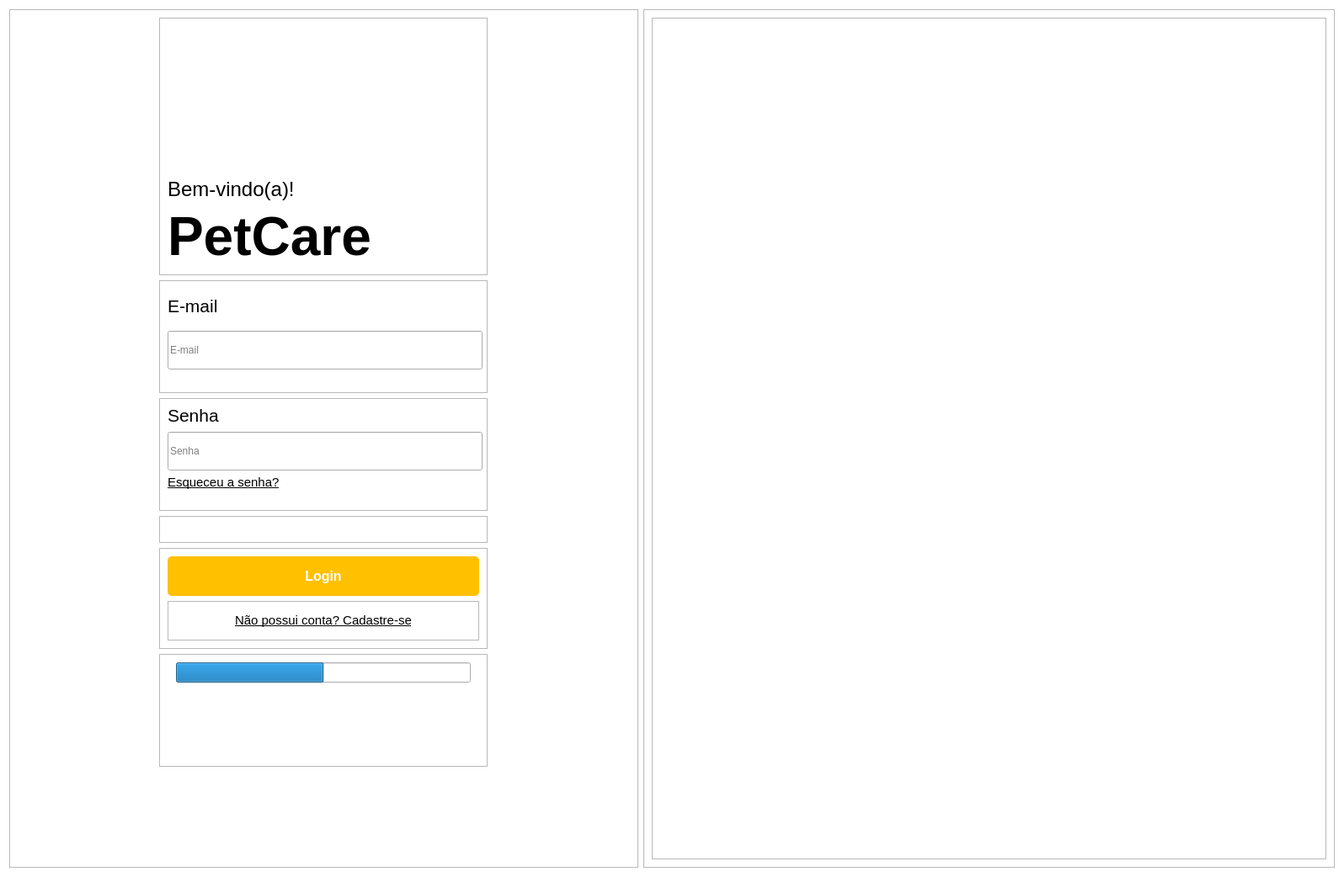
<?xml version="1.0" encoding="UTF-8"?>
<ui version="4.0">
 <class>Dialog</class>
 <widget class="QDialog" name="Dialog">
  <property name="windowModality">
   <enum>Qt::NonModal</enum>
  </property>
  <property name="enabled">
   <bool>true</bool>
  </property>
  <property name="geometry">
   <rect>
    <x>0</x>
    <y>0</y>
    <width>1596</width>
    <height>1038</height>
   </rect>
  </property>
  <property name="minimumSize">
   <size>
    <width>0</width>
    <height>0</height>
   </size>
  </property>
  <property name="maximumSize">
   <size>
    <width>1000000</width>
    <height>1000000</height>
   </size>
  </property>
  <property name="sizeIncrement">
   <size>
    <width>200</width>
    <height>200</height>
   </size>
  </property>
  <property name="font">
   <font>
    <family>Tahoma</family>
   </font>
  </property>
  <property name="windowOpacity">
   <double>1.000000000000000</double>
  </property>
  <property name="autoFillBackground">
   <bool>false</bool>
  </property>
  <property name="styleSheet">
   <string notr="true">#Dialog {
	background-color: #fff;
}</string>
  </property>
  <property name="sizeGripEnabled">
   <bool>false</bool>
  </property>
  <property name="modal">
   <bool>false</bool>
  </property>
  <layout class="QHBoxLayout" name="horizontalLayout_2">
   <item>
    <widget class="QFrame" name="frame_3">
     <property name="styleSheet">
      <string notr="true"/>
     </property>
     <property name="frameShape">
      <enum>QFrame::StyledPanel</enum>
     </property>
     <property name="frameShadow">
      <enum>QFrame::Raised</enum>
     </property>
     <layout class="QGridLayout" name="gridLayout_3">
      <item row="0" column="0">
       <layout class="QGridLayout" name="gridLayout">
        <item row="1" column="0">
         <widget class="QFrame" name="email_frame">
          <property name="frameShape">
           <enum>QFrame::StyledPanel</enum>
          </property>
          <property name="frameShadow">
           <enum>QFrame::Raised</enum>
          </property>
          <widget class="QLineEdit" name="email_input">
           <property name="geometry">
            <rect>
             <x>10</x>
             <y>60</y>
             <width>374</width>
             <height>46</height>
            </rect>
           </property>
           <property name="font">
            <font>
             <family>Tahoma</family>
             <pointsize>9</pointsize>
            </font>
           </property>
           <property name="placeholderText">
            <string>E-mail</string>
           </property>
          </widget>
          <widget class="QLabel" name="email_label">
           <property name="geometry">
            <rect>
             <x>10</x>
             <y>20</y>
             <width>311</width>
             <height>21</height>
            </rect>
           </property>
           <property name="font">
            <font>
             <family>Tahoma</family>
             <pointsize>16</pointsize>
             <kerning>true</kerning>
            </font>
           </property>
           <property name="text">
            <string>E-mail</string>
           </property>
          </widget>
         </widget>
        </item>
        <item row="2" column="0">
         <widget class="QFrame" name="password_frame">
          <property name="frameShape">
           <enum>QFrame::StyledPanel</enum>
          </property>
          <property name="frameShadow">
           <enum>QFrame::Raised</enum>
          </property>
          <widget class="QLabel" name="password_label">
           <property name="geometry">
            <rect>
             <x>10</x>
             <y>10</y>
             <width>301</width>
             <height>21</height>
            </rect>
           </property>
           <property name="font">
            <font>
             <family>Tahoma</family>
             <pointsize>16</pointsize>
            </font>
           </property>
           <property name="text">
            <string>Senha</string>
           </property>
          </widget>
          <widget class="QLineEdit" name="password_input">
           <property name="geometry">
            <rect>
             <x>10</x>
             <y>40</y>
             <width>374</width>
             <height>46</height>
            </rect>
           </property>
           <property name="font">
            <font>
             <family>Tahoma</family>
             <pointsize>9</pointsize>
            </font>
           </property>
           <property name="text">
            <string/>
           </property>
           <property name="echoMode">
            <enum>QLineEdit::Password</enum>
           </property>
           <property name="placeholderText">
            <string>Senha</string>
           </property>
          </widget>
          <widget class="QLabel" name="forgot_password">
           <property name="geometry">
            <rect>
             <x>10</x>
             <y>90</y>
             <width>161</width>
             <height>21</height>
            </rect>
           </property>
           <property name="font">
            <font>
             <family>Tahoma</family>
             <pointsize>11</pointsize>
             <underline>true</underline>
            </font>
           </property>
           <property name="cursor">
            <cursorShape>PointingHandCursor</cursorShape>
           </property>
           <property name="styleSheet">
            <string notr="true">#forgot_password::hover {
	color: #389BF2;
}</string>
           </property>
           <property name="text">
            <string>Esqueceu a senha?</string>
           </property>
           <property name="openExternalLinks">
            <bool>true</bool>
           </property>
           <property name="textInteractionFlags">
            <set>Qt::LinksAccessibleByKeyboard|Qt::LinksAccessibleByMouse</set>
           </property>
          </widget>
         </widget>
        </item>
        <item row="0" column="0">
         <widget class="QFrame" name="brand_frame">
          <property name="frameShape">
           <enum>QFrame::StyledPanel</enum>
          </property>
          <property name="frameShadow">
           <enum>QFrame::Raised</enum>
          </property>
          <layout class="QVBoxLayout" name="verticalLayout">
           <item>
            <spacer name="verticalSpacer">
             <property name="orientation">
              <enum>Qt::Vertical</enum>
             </property>
             <property name="sizeType">
              <enum>QSizePolicy::Fixed</enum>
             </property>
             <property name="sizeHint" stdset="0">
              <size>
               <width>20</width>
               <height>180</height>
              </size>
             </property>
            </spacer>
           </item>
           <item alignment="Qt::AlignVCenter">
            <widget class="QLabel" name="greetings">
             <property name="font">
              <font>
               <family>Tahoma</family>
               <pointsize>18</pointsize>
              </font>
             </property>
             <property name="text">
              <string>Bem-vindo(a)!</string>
             </property>
            </widget>
           </item>
           <item>
            <widget class="QLabel" name="brand_name">
             <property name="font">
              <font>
               <family>Tahoma</family>
               <pointsize>48</pointsize>
               <weight>75</weight>
               <bold>true</bold>
              </font>
             </property>
             <property name="text">
              <string>PetCare</string>
             </property>
            </widget>
           </item>
          </layout>
         </widget>
        </item>
        <item row="5" column="0">
         <widget class="QFrame" name="frame">
          <property name="minimumSize">
           <size>
            <width>390</width>
            <height>120</height>
           </size>
          </property>
          <property name="maximumSize">
           <size>
            <width>351</width>
            <height>120</height>
           </size>
          </property>
          <property name="frameShape">
           <enum>QFrame::StyledPanel</enum>
          </property>
          <property name="frameShadow">
           <enum>QFrame::Raised</enum>
          </property>
          <layout class="QVBoxLayout" name="verticalLayout_2">
           <item>
            <widget class="QPushButton" name="login_button">
             <property name="minimumSize">
              <size>
               <width>0</width>
               <height>45</height>
              </size>
             </property>
             <property name="maximumSize">
              <size>
               <width>1111</width>
               <height>1111</height>
              </size>
             </property>
             <property name="font">
              <font>
               <family>Tahoma</family>
               <pointsize>12</pointsize>
               <weight>75</weight>
               <bold>true</bold>
              </font>
             </property>
             <property name="acceptDrops">
              <bool>false</bool>
             </property>
             <property name="styleSheet">
              <string notr="true">#login_button {
	background-color: #FFC000;
	color: #fff;
	border-radius: 5px;
}

#login_button:hover {
    background-color: #D89E00; 
}</string>
             </property>
             <property name="text">
              <string>Login</string>
             </property>
             <property name="autoDefault">
              <bool>false</bool>
             </property>
             <property name="default">
              <bool>false</bool>
             </property>
             <property name="flat">
              <bool>false</bool>
             </property>
            </widget>
           </item>
           <item>
            <widget class="QFrame" name="frame_2">
             <property name="cursor">
              <cursorShape>PointingHandCursor</cursorShape>
             </property>
             <property name="frameShape">
              <enum>QFrame::StyledPanel</enum>
             </property>
             <property name="frameShadow">
              <enum>QFrame::Raised</enum>
             </property>
             <layout class="QHBoxLayout" name="horizontalLayout">
              <item alignment="Qt::AlignHCenter">
               <widget class="QLabel" name="register_label">
                <property name="font">
                 <font>
                  <family>Tahoma</family>
                  <pointsize>11</pointsize>
                  <weight>50</weight>
                  <bold>false</bold>
                  <underline>true</underline>
                 </font>
                </property>
                <property name="styleSheet">
                 <string notr="true">#register_label::hover {
	color: #389BF2;
}</string>
                </property>
                <property name="text">
                 <string>Não possui conta? Cadastre-se</string>
                </property>
                <property name="openExternalLinks">
                 <bool>true</bool>
                </property>
                <property name="textInteractionFlags">
                 <set>Qt::LinksAccessibleByKeyboard|Qt::LinksAccessibleByMouse</set>
                </property>
               </widget>
              </item>
             </layout>
            </widget>
           </item>
          </layout>
         </widget>
        </item>
        <item row="3" column="0">
         <widget class="QFrame" name="frame_5">
          <property name="minimumSize">
           <size>
            <width>0</width>
            <height>32</height>
           </size>
          </property>
          <property name="maximumSize">
           <size>
            <width>16777215</width>
            <height>32</height>
           </size>
          </property>
          <property name="styleSheet">
           <string notr="true"/>
          </property>
          <property name="frameShape">
           <enum>QFrame::StyledPanel</enum>
          </property>
          <property name="frameShadow">
           <enum>QFrame::Raised</enum>
          </property>
          <widget class="QLabel" name="validation_text">
           <property name="geometry">
            <rect>
             <x>20</x>
             <y>0</y>
             <width>361</width>
             <height>31</height>
            </rect>
           </property>
           <property name="font">
            <font>
             <pointsize>11</pointsize>
            </font>
           </property>
           <property name="styleSheet">
            <string notr="true">#validation_text {
	color: #DE0A0C;
}</string>
           </property>
           <property name="text">
            <string/>
           </property>
          </widget>
         </widget>
        </item>
        <item row="6" column="0">
         <widget class="QFrame" name="frame_6">
          <property name="frameShape">
           <enum>QFrame::StyledPanel</enum>
          </property>
          <property name="frameShadow">
           <enum>QFrame::Raised</enum>
          </property>
          <widget class="QProgressBar" name="loading_bar">
           <property name="geometry">
            <rect>
             <x>20</x>
             <y>10</y>
             <width>350</width>
             <height>24</height>
            </rect>
           </property>
           <property name="minimumSize">
            <size>
             <width>350</width>
             <height>0</height>
            </size>
           </property>
           <property name="maximumSize">
            <size>
             <width>350</width>
             <height>16777215</height>
            </size>
           </property>
           <property name="maximum">
            <number>10</number>
           </property>
           <property name="value">
            <number>5</number>
           </property>
           <property name="textVisible">
            <bool>false</bool>
           </property>
          </widget>
         </widget>
        </item>
       </layout>
      </item>
      <item row="2" column="0">
       <spacer name="verticalSpacer_2">
        <property name="orientation">
         <enum>Qt::Vertical</enum>
        </property>
        <property name="sizeType">
         <enum>QSizePolicy::Fixed</enum>
        </property>
        <property name="sizeHint" stdset="0">
         <size>
          <width>20</width>
          <height>110</height>
         </size>
        </property>
       </spacer>
      </item>
     </layout>
    </widget>
   </item>
   <item>
    <widget class="QFrame" name="frame_4">
     <property name="styleSheet">
      <string notr="true"/>
     </property>
     <property name="frameShape">
      <enum>QFrame::StyledPanel</enum>
     </property>
     <property name="frameShadow">
      <enum>QFrame::Raised</enum>
     </property>
     <layout class="QGridLayout" name="gridLayout_4">
      <item row="0" column="0">
       <widget class="QFrame" name="petcare_img">
        <property name="minimumSize">
         <size>
          <width>800</width>
          <height>1000</height>
         </size>
        </property>
        <property name="maximumSize">
         <size>
          <width>900</width>
          <height>1000</height>
         </size>
        </property>
        <property name="font">
         <font>
          <kerning>true</kerning>
         </font>
        </property>
        <property name="frameShape">
         <enum>QFrame::StyledPanel</enum>
        </property>
        <property name="frameShadow">
         <enum>QFrame::Raised</enum>
        </property>
        <layout class="QGridLayout" name="gridLayout_2">
         <item row="0" column="0" alignment="Qt::AlignHCenter|Qt::AlignVCenter">
          <widget class="QLabel" name="img">
           <property name="minimumSize">
            <size>
             <width>781</width>
             <height>971</height>
            </size>
           </property>
           <property name="maximumSize">
            <size>
             <width>10000</width>
             <height>10000</height>
            </size>
           </property>
           <property name="text">
            <string>&lt;html&gt;&lt;head/&gt;&lt;body&gt;&lt;p&gt;&lt;img src=&quot;resources\images\PetCareLogin.png&quot;/&gt;&lt;/p&gt;&lt;/body&gt;&lt;/html&gt;</string>
           </property>
          </widget>
         </item>
        </layout>
       </widget>
      </item>
     </layout>
    </widget>
   </item>
  </layout>
 </widget>
 <tabstops>
  <tabstop>email_input</tabstop>
  <tabstop>password_input</tabstop>
  <tabstop>login_button</tabstop>
 </tabstops>
 <resources>
  <include location="../resourcesPetCareConnect.qrc"/>
 </resources>
 <connections/>
</ui>
